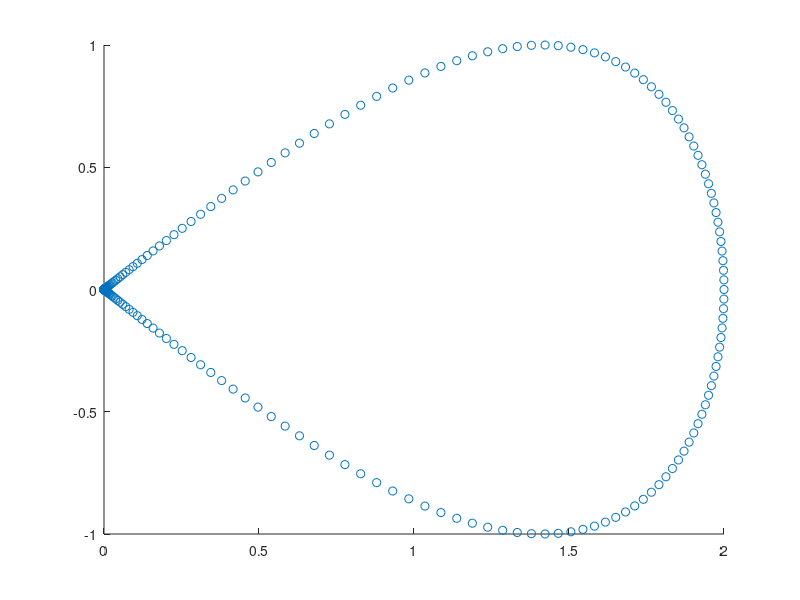

The MATLAB script that drew this image: (Note: this script raises an error after producing the figure.)
clear; close all;

f = @(x, y) x.^2-y.^2;

% teardrop
l_1 = @(theta) 2*sin(theta*pi);
l_2 = @(theta) -sin(theta*2*pi);
l_1_prime = @(theta) 2*pi*cos(theta*pi);
l_2_prime = @(theta) -2*pi*cos(theta*2*pi);
l_1_dprime = @(theta) -2*pi^2*sin(theta*pi);
l_2_dprime = @(theta) 4*pi^2*sin(theta*2*pi);

K_boundary = @(theta_1, theta_2) -1/(2*pi) * ((l_1(theta_1)-l_1(theta_2)).*l_2_prime(theta_2)-(l_2(theta_1)-l_2(theta_2)).*l_1_prime(theta_2))./(sqrt(l_1_prime(theta_2).^2+l_2_prime(theta_2).^2).*((l_1(theta_1)-l_1(theta_2)).^2+(l_2(theta_1)-l_2(theta_2)).^2));
K_boundary_same_point = @(theta) -1/(4*pi) * (l_2_prime(theta).*l_1_dprime(theta)-l_1_prime(theta).*l_2_dprime(theta))./(l_1_prime(theta).^2+l_2_prime(theta).^2).^(3/2);

K_general = @(x, theta) -1/(2*pi) * ((x(1)-l_1(theta)).*l_2_prime(theta)-(x(2)-l_2(theta)).*l_1_prime(theta))./(sqrt(l_1_prime(theta).^2+l_2_prime(theta).^2).*((x(1)-l_1(theta)).^2+(x(2)-l_2(theta)).^2));

p = 20;
v = @(s) (1/p-1/2)*(1-2*s).^3+1/p*(2*s-1)+1/2;
v_prime = @(s) 2/p-6*(1/p-1/2)*(1-2*s).^2;

w = @(s) v(s).^p./(v(s).^p+v(1-s).^p);
w_prime = @(s) p*((v_prime(s).*v(s).^(p-1))./(v(s).^p+v(1-s).^p)-(v(s).^(p-1).*v_prime(s)-v(1-s).^(p-1).*v_prime(1-s)).*v(s).^p./(v(s).^p+v(1-s).^p).^2);

n = 320;
ds = 1/n;
s_mesh = linspace(0, 1-ds, n)';
theta_mesh = w(s_mesh);

figure;
scatter(l_1(theta_mesh), l_2(theta_mesh));

msk_diagonals = logical(diag(ones(n, 1)));

[s_2, s_1] = meshgrid(s_mesh);
[theta_2, theta_1] = meshgrid(theta_mesh);

A = w_prime(s_mesh').*K_boundary(theta_1, theta_2).*sqrt(l_1_prime(theta_mesh').^2+l_2_prime(theta_mesh').^2)*ds;
A(msk_diagonals) = w_prime(s_mesh).*K_boundary_same_point(theta_mesh).*sqrt(l_1_prime(theta_mesh).^2+l_2_prime(theta_mesh).^2)*ds + 1/2;

b = f(l_1(theta_mesh), l_2(theta_mesh));
phi_j = A\b;

fc_coeff_phi = fftshift(fft(w_prime(s_mesh).*phi_j.*sqrt(l_1_prime(theta_mesh).^2+l_2_prime(theta_mesh).^2)))/n;

R_fac = 2;
n_R = n*R_fac;
ds_R = ds/R_fac;
s_R_mesh = linspace(0, 1-ds_R, n_R)';
theta_R_mesh = w(s_R_mesh);

padded_fc_coeffs = [zeros(floor((n_R-n)/2), 1); fc_coeff_phi; zeros(ceil((n_R-n)/2), 1)];
phi_j_R = n_R*real(ifft(ifftshift(padded_fc_coeffs)))./w_prime(s_R_mesh)./sqrt(l_1_prime(theta_R_mesh).^2+l_2_prime(theta_R_mesh).^2); phi_j_R(1) = phi_j(1);

u_num_R = @(x, y)  transpose(w_prime(s_R_mesh).*K_general([x; y], theta_R_mesh).*sqrt(l_1_prime(theta_R_mesh).^2+l_2_prime(theta_R_mesh).^2).*phi_j_R) * ones(n_R, 1) * ds_R;

h = 0.05;
delta = h;
refined_theta_mesh = linspace(0, 1, n*100)';
boundary_X = l_1(refined_theta_mesh);
boundary_Y = l_2(refined_theta_mesh);

R = R_cartesian_mesh_obj(0-h*rand, 2, -1-h*rand, 1, h, boundary_X, boundary_Y);
near_boundary_msk = compute_near_boundary_points(delta, R.R_X, R.R_Y, boundary_X, boundary_Y);

interior_point_idxs = R.R_idxs(R.in_interior & ~near_boundary_msk);
near_boundary_point_idxs = R.R_idxs(R.in_interior & near_boundary_msk);
length(near_boundary_point_idxs)
figure;
scatter(R.R_X(R.in_interior), R.R_Y(R.in_interior))
hold on;
plot(boundary_X(:), boundary_Y(:))

% numeric computation in interior
f_numeric = zeros(size(R.R_X));
for idx = interior_point_idxs'
    f_numeric(idx) = u_num_R(R.R_X(idx), R.R_Y(idx));
end

% error calculation for interior point (can do convergence analysis later)
err_interior = max(abs(f(R.R_X(interior_point_idxs), R.R_Y(interior_point_idxs))-f_numeric(interior_point_idxs)))

figure;
scatter3(R.R_X(interior_point_idxs), R.R_Y(interior_point_idxs), f_numeric(interior_point_idxs))
hold on;
scatter3(R.R_X(interior_point_idxs), R.R_Y(interior_point_idxs), f(R.R_X(interior_point_idxs), R.R_Y(interior_point_idxs)))

% near boundary calculation

if mod(n, 2) == 0
    freq_mesh = -n/2:(n/2-1);
else
    freq_mesh = (-(n-1)/2):((n-1)/2);
end


exp_term = @(s, freq) exp(2i*pi*freq*s);

for idx = near_boundary_point_idxs'
    gk_integral_vals = zeros(n, 1);
    for freq_idx = 1:length(freq_mesh)
        freq = freq_mesh(freq_idx);
        gk_integral_vals(freq_idx) = quadgk(@(s) K_general([R.R_X(idx); R.R_Y(idx)], w(s)).*exp_term(s, freq), 0, 1, 'AbsTol', err_interior);
    end
    f_numeric(idx) = real(fc_coeff_phi' * gk_integral_vals);
end

f_numeric(~R.in_interior) = nan;

figure;
surf(R.R_X, R.R_Y, f_numeric)

final_err = max(abs(f(R.R_X(R.in_interior), R.R_Y(R.in_interior))-f_numeric(R.in_interior)))

function [near_boundary] = compute_near_boundary_points(delta, R_X, R_Y, boundary_X, boundary_Y) 
   %assumes uniform h
   h = R_X(1, 2) - R_X(1, 1);
   x_start = R_X(1, 1);
   y_start = R_Y(1, 1);
   n_x = size(R_X, 2);
   n_y = size(R_X, 1);
   
   near_boundary = false(size(R_X));
   
   straight_threshold = ceil(delta/h)+1;
   diagonal_threshold = ceil(delta/(sqrt(2)*h))+1;
   
   % finds closest cartesian point to each boundary point
   boundary_X_j = maintain_bounds(round((boundary_X-x_start)/h), 0, n_x-1);
   boundary_Y_j = maintain_bounds(round((boundary_Y-y_start)/h), 0, n_y-1);
   
   straight_left_right_idxs = maintain_bounds(boundary_X_j + (-straight_threshold:straight_threshold), 0, n_x-1);
   fixed_Y = boundary_Y_j + zeros(1, straight_threshold*2+1);
   near_boundary(sub2ind(size(near_boundary), fixed_Y(:)+1, straight_left_right_idxs(:)+1)) = true;
   
   straight_up_down_idxs = maintain_bounds(boundary_Y_j + (-straight_threshold:straight_threshold), 0, n_y-1);
   fixed_X = boundary_X_j + zeros(1, straight_threshold*2+1);
   near_boundary(sub2ind(size(near_boundary), straight_up_down_idxs(:)+1, fixed_X(:)+1)) = true;
   
   diag_1_X = maintain_bounds(boundary_X_j + (-diagonal_threshold:diagonal_threshold), 0, n_x-1);
   diag_1_Y = maintain_bounds(boundary_Y_j + (-diagonal_threshold:diagonal_threshold), 0, n_y-1);
   near_boundary(sub2ind(size(near_boundary), diag_1_Y(:)+1, diag_1_X(:)+1)) = true;
   
   diag_2_Y = maintain_bounds(boundary_Y_j + (diagonal_threshold:-1:-diagonal_threshold), 0, n_y-1);
   near_boundary(sub2ind(size(near_boundary), diag_2_Y(:)+1, diag_1_X(:)+1)) = true;
end

function idx_array = maintain_bounds(idx_array, min_bound, max_bound)
   idx_array(idx_array < min_bound) = min_bound;
   idx_array(idx_array > max_bound) = max_bound;
end